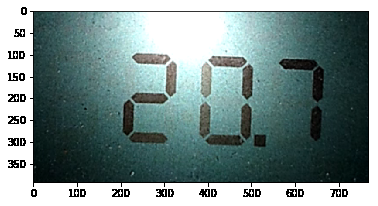
#> input picture sample_image3.png, 378 x 206 px
$ python denoiser.py
#> lines starting #> are read from the running program, lines starting #| are printed output that depends on the picture
import cv2
import numpy as np
import seaborn as sns
from matplotlib import pyplot as plt
sns.set_style('whitegrid')

image = cv2.imread('sample_image3.png')
#> image is the input picture: shape (206, 378, 3); mean B, G, R 139.7, 140.8, 121.4
dst = cv2.fastNlMeansDenoisingColored(image, None, 11, 6, 7, 21)

row, col = 1, 2
fig, axs = plt.subplots(row, col, figsize=(15, 10))
fig.tight_layout()
axs[0].imshow(cv2.cvtColor(image, cv2.COLOR_BGR2RGB))
axs[0].set_title('Before')
axs[1].imshow(cv2.cvtColor(dst, cv2.COLOR_BGR2RGB))
axs[1].set_title('After')
plt.show()
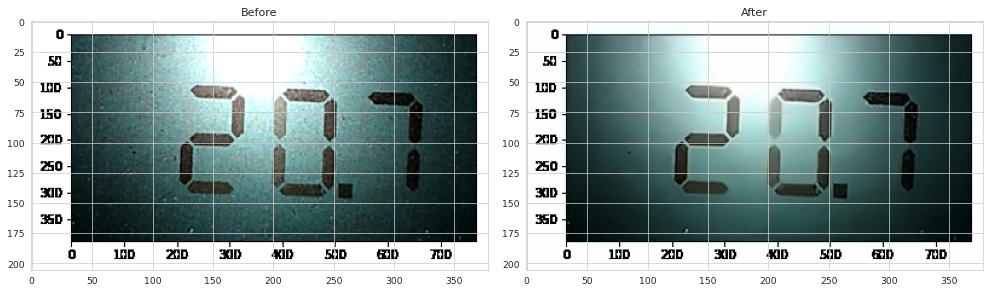
#> figure drawn by matplotlib, 2 panels
